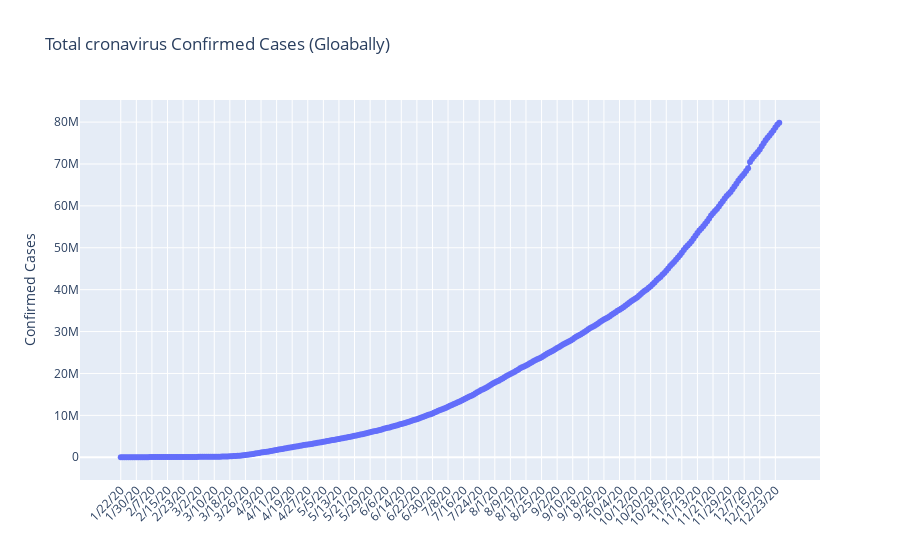

The notebook cell saved with this chart:
### Code cell
fig_1=go.Figure(data=go.Scatter(x=confirmed_ts_summary.index,y=confirmed_ts_summary.values,mode="lines+markers"))
fig_1.update_layout(title="Total cronavirus Confirmed Cases (Gloabally)",yaxis_title="Confirmed Cases",xaxis_tickangle=315)
fig_1.show()

### Figure 1 — Plotly figure (JSON) as saved in the notebook; plotly's stock layout.template omitted (floating-point values rounded to 4 significant figures; data arrays with more than 128 entries replaced by an {"elided": "..."} marker saying what was removed)
{"data": [{"mode": "lines+markers", "type": "scatter", "x": {"elided": "339 str values"}, "y": {"elided": "339 int values"}}], "layout": {"title": {"text": "Total cronavirus Confirmed Cases (Gloabally)"}, "xaxis": {"tickangle": -45}, "yaxis": {"title": {"text": "Confirmed Cases"}}}}
